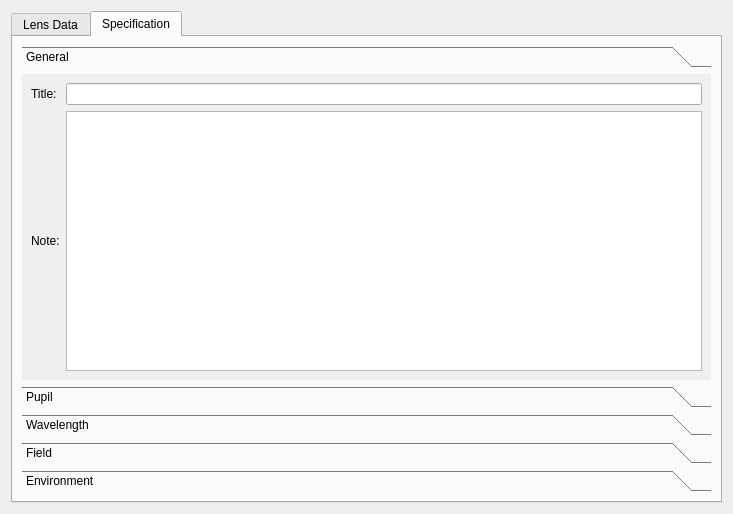
<?xml version="1.0" encoding="UTF-8"?>
<ui version="4.0">
 <class>SystemEditorWidget</class>
 <widget class="QWidget" name="SystemEditorWidget">
  <property name="geometry">
   <rect>
    <x>0</x>
    <y>0</y>
    <width>733</width>
    <height>514</height>
   </rect>
  </property>
  <property name="windowTitle">
   <string>Form</string>
  </property>
  <layout class="QVBoxLayout" name="verticalLayout">
   <item>
    <widget class="QTabWidget" name="tabWidget">
     <property name="currentIndex">
      <number>1</number>
     </property>
     <widget class="QWidget" name="AssemblyTab">
      <attribute name="title">
       <string>Lens Data</string>
      </attribute>
      <layout class="QVBoxLayout" name="verticalLayout_2">
       <item>
        <widget class="QTableWidget" name="assemblyTable"/>
       </item>
      </layout>
     </widget>
     <widget class="QWidget" name="SpecTab">
      <attribute name="title">
       <string>Specification</string>
      </attribute>
      <layout class="QVBoxLayout" name="verticalLayout_3">
       <item>
        <widget class="QToolBox" name="toolBox">
         <property name="currentIndex">
          <number>0</number>
         </property>
         <widget class="QWidget" name="GeneralPage">
          <property name="geometry">
           <rect>
            <x>0</x>
            <y>0</y>
            <width>663</width>
            <height>265</height>
           </rect>
          </property>
          <attribute name="label">
           <string>General</string>
          </attribute>
          <layout class="QGridLayout" name="gridLayout_3">
           <item row="0" column="0">
            <widget class="QLabel" name="titleLabel">
             <property name="text">
              <string>Title: </string>
             </property>
            </widget>
           </item>
           <item row="0" column="1">
            <widget class="QLineEdit" name="titleEdit"/>
           </item>
           <item row="1" column="0">
            <widget class="QLabel" name="noteLabel">
             <property name="text">
              <string>Note:</string>
             </property>
            </widget>
           </item>
           <item row="1" column="1">
            <widget class="QTextEdit" name="noteEdit"/>
           </item>
          </layout>
         </widget>
         <widget class="QWidget" name="PupilPage">
          <property name="geometry">
           <rect>
            <x>0</x>
            <y>0</y>
            <width>229</width>
            <height>81</height>
           </rect>
          </property>
          <attribute name="label">
           <string>Pupil</string>
          </attribute>
          <layout class="QFormLayout" name="formLayout_2">
           <item row="0" column="0">
            <widget class="QLabel" name="pupilTypeLabel">
             <property name="text">
              <string>Pupil Type: </string>
             </property>
            </widget>
           </item>
           <item row="0" column="1">
            <widget class="QComboBox" name="pupilTypeCombo">
             <property name="sizePolicy">
              <sizepolicy hsizetype="Fixed" vsizetype="Fixed">
               <horstretch>0</horstretch>
               <verstretch>0</verstretch>
              </sizepolicy>
             </property>
            </widget>
           </item>
           <item row="1" column="0">
            <widget class="QLabel" name="pupilValueLabel">
             <property name="text">
              <string>Value:</string>
             </property>
            </widget>
           </item>
           <item row="1" column="1">
            <widget class="QLineEdit" name="pupilValueEdit">
             <property name="sizePolicy">
              <sizepolicy hsizetype="Fixed" vsizetype="Fixed">
               <horstretch>0</horstretch>
               <verstretch>0</verstretch>
              </sizepolicy>
             </property>
            </widget>
           </item>
          </layout>
         </widget>
         <widget class="QWidget" name="WavelengthPage">
          <property name="geometry">
           <rect>
            <x>0</x>
            <y>0</y>
            <width>258</width>
            <height>134</height>
           </rect>
          </property>
          <attribute name="label">
           <string>Wavelength</string>
          </attribute>
          <layout class="QGridLayout" name="gridLayout_2">
           <item row="0" column="0">
            <widget class="QLabel" name="wavelengthLabel">
             <property name="text">
              <string>Wavelengths:</string>
             </property>
            </widget>
           </item>
           <item row="0" column="1">
            <widget class="QTableWidget" name="wavelengthTable"/>
           </item>
           <item row="1" column="0">
            <widget class="QLabel" name="referenceWavelengthLabel">
             <property name="text">
              <string>Reference Wavelength:</string>
             </property>
            </widget>
           </item>
           <item row="1" column="1">
            <widget class="QComboBox" name="referenceWavelengthCombo">
             <property name="sizePolicy">
              <sizepolicy hsizetype="Fixed" vsizetype="Fixed">
               <horstretch>0</horstretch>
               <verstretch>0</verstretch>
              </sizepolicy>
             </property>
            </widget>
           </item>
          </layout>
         </widget>
         <widget class="QWidget" name="FieldPage">
          <property name="geometry">
           <rect>
            <x>0</x>
            <y>0</y>
            <width>663</width>
            <height>265</height>
           </rect>
          </property>
          <attribute name="label">
           <string>Field</string>
          </attribute>
          <layout class="QGridLayout" name="gridLayout">
           <item row="0" column="0">
            <widget class="QLabel" name="fieldTypeLabel">
             <property name="text">
              <string>Field Type:</string>
             </property>
            </widget>
           </item>
           <item row="0" column="1">
            <widget class="QComboBox" name="fieldTypeCombo">
             <property name="sizePolicy">
              <sizepolicy hsizetype="Fixed" vsizetype="Fixed">
               <horstretch>0</horstretch>
               <verstretch>0</verstretch>
              </sizepolicy>
             </property>
            </widget>
           </item>
           <item row="1" column="0">
            <widget class="QLabel" name="fieldsLabel">
             <property name="text">
              <string>Fields:</string>
             </property>
            </widget>
           </item>
           <item row="1" column="1">
            <widget class="QTableWidget" name="fieldTable"/>
           </item>
          </layout>
         </widget>
         <widget class="QWidget" name="environmentPage">
          <attribute name="label">
           <string>Environment</string>
          </attribute>
          <layout class="QGridLayout" name="gridLayout_4">
           <item row="1" column="1">
            <widget class="QLineEdit" name="pressureEdit">
             <property name="sizePolicy">
              <sizepolicy hsizetype="Fixed" vsizetype="Fixed">
               <horstretch>0</horstretch>
               <verstretch>0</verstretch>
              </sizepolicy>
             </property>
            </widget>
           </item>
           <item row="0" column="0">
            <widget class="QLabel" name="label">
             <property name="text">
              <string>Temperature: </string>
             </property>
            </widget>
           </item>
           <item row="0" column="1">
            <widget class="QLineEdit" name="temperatureEdit">
             <property name="sizePolicy">
              <sizepolicy hsizetype="Fixed" vsizetype="Fixed">
               <horstretch>0</horstretch>
               <verstretch>0</verstretch>
              </sizepolicy>
             </property>
            </widget>
           </item>
           <item row="1" column="0">
            <widget class="QLabel" name="label_2">
             <property name="text">
              <string>Air Pressure: </string>
             </property>
            </widget>
           </item>
           <item row="0" column="2">
            <spacer name="horizontalSpacer">
             <property name="orientation">
              <enum>Qt::Horizontal</enum>
             </property>
             <property name="sizeHint" stdset="0">
              <size>
               <width>40</width>
               <height>20</height>
              </size>
             </property>
            </spacer>
           </item>
          </layout>
         </widget>
        </widget>
       </item>
      </layout>
     </widget>
    </widget>
   </item>
  </layout>
 </widget>
 <resources/>
 <connections/>
</ui>
